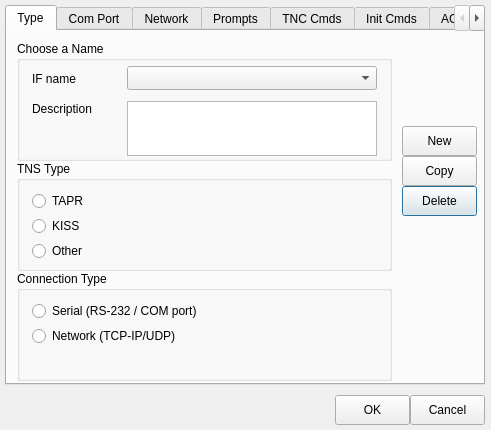
<?xml version="1.0" encoding="UTF-8"?>
<ui version="4.0">
 <class>InterfaceDialogClass</class>
 <widget class="QDialog" name="InterfaceDialogClass">
  <property name="geometry">
   <rect>
    <x>0</x>
    <y>0</y>
    <width>491</width>
    <height>430</height>
   </rect>
  </property>
  <property name="windowTitle">
   <string>InterfaceDialog</string>
  </property>
  <widget class="QTabWidget" name="tabWidget">
   <property name="geometry">
    <rect>
     <x>5</x>
     <y>5</y>
     <width>480</width>
     <height>380</height>
    </rect>
   </property>
   <property name="currentIndex">
    <number>0</number>
   </property>
   <widget class="QWidget" name="tab">
    <attribute name="title">
     <string>Type</string>
    </attribute>
    <widget class="QGroupBox" name="groupBox">
     <property name="geometry">
      <rect>
       <x>10</x>
       <y>10</y>
       <width>375</width>
       <height>120</height>
      </rect>
     </property>
     <property name="title">
      <string>Choose a Name</string>
     </property>
     <widget class="QLabel" name="label_18">
      <property name="geometry">
       <rect>
        <x>15</x>
        <y>30</y>
        <width>100</width>
        <height>16</height>
       </rect>
      </property>
      <property name="text">
       <string>IF name</string>
      </property>
     </widget>
     <widget class="QComboBox" name="cInterfaceName">
      <property name="geometry">
       <rect>
        <x>110</x>
        <y>25</y>
        <width>250</width>
        <height>24</height>
       </rect>
      </property>
     </widget>
     <widget class="QLabel" name="label_19">
      <property name="geometry">
       <rect>
        <x>15</x>
        <y>60</y>
        <width>100</width>
        <height>16</height>
       </rect>
      </property>
      <property name="text">
       <string>Description</string>
      </property>
     </widget>
     <widget class="QPlainTextEdit" name="cDescription">
      <property name="geometry">
       <rect>
        <x>110</x>
        <y>60</y>
        <width>250</width>
        <height>55</height>
       </rect>
      </property>
     </widget>
    </widget>
    <widget class="QPushButton" name="cDelete">
     <property name="geometry">
      <rect>
       <x>395</x>
       <y>155</y>
       <width>75</width>
       <height>30</height>
      </rect>
     </property>
     <property name="text">
      <string>Delete</string>
     </property>
    </widget>
    <widget class="QPushButton" name="cCopy">
     <property name="geometry">
      <rect>
       <x>395</x>
       <y>125</y>
       <width>75</width>
       <height>30</height>
      </rect>
     </property>
     <property name="text">
      <string>Copy</string>
     </property>
    </widget>
    <widget class="QPushButton" name="cNew">
     <property name="geometry">
      <rect>
       <x>395</x>
       <y>95</y>
       <width>75</width>
       <height>30</height>
      </rect>
     </property>
     <property name="text">
      <string>New</string>
     </property>
    </widget>
    <widget class="QGroupBox" name="groupBox_9">
     <property name="geometry">
      <rect>
       <x>10</x>
       <y>130</y>
       <width>375</width>
       <height>110</height>
      </rect>
     </property>
     <property name="title">
      <string>TNS Type</string>
     </property>
     <widget class="QRadioButton" name="cTypeTapr">
      <property name="geometry">
       <rect>
        <x>15</x>
        <y>30</y>
        <width>92</width>
        <height>20</height>
       </rect>
      </property>
      <property name="text">
       <string>TAPR</string>
      </property>
     </widget>
     <widget class="QRadioButton" name="cTypeKiss">
      <property name="geometry">
       <rect>
        <x>15</x>
        <y>55</y>
        <width>92</width>
        <height>20</height>
       </rect>
      </property>
      <property name="text">
       <string>KISS</string>
      </property>
     </widget>
     <widget class="QRadioButton" name="cTypeOther">
      <property name="geometry">
       <rect>
        <x>15</x>
        <y>80</y>
        <width>92</width>
        <height>20</height>
       </rect>
      </property>
      <property name="text">
       <string>Other</string>
      </property>
     </widget>
    </widget>
    <widget class="QGroupBox" name="groupBox_10">
     <property name="geometry">
      <rect>
       <x>10</x>
       <y>240</y>
       <width>375</width>
       <height>110</height>
      </rect>
     </property>
     <property name="title">
      <string>Connection Type</string>
     </property>
     <widget class="QRadioButton" name="cConnectionSerial">
      <property name="geometry">
       <rect>
        <x>15</x>
        <y>30</y>
        <width>200</width>
        <height>20</height>
       </rect>
      </property>
      <property name="text">
       <string>Serial (RS-232 / COM port)</string>
      </property>
     </widget>
     <widget class="QRadioButton" name="cConnectionNetwork">
      <property name="geometry">
       <rect>
        <x>15</x>
        <y>55</y>
        <width>200</width>
        <height>20</height>
       </rect>
      </property>
      <property name="text">
       <string>Network (TCP-IP/UDP)</string>
      </property>
     </widget>
    </widget>
   </widget>
   <widget class="QWidget" name="tab_5">
    <attribute name="title">
     <string>Com Port</string>
    </attribute>
    <widget class="QGroupBox" name="groupBox_5">
     <property name="geometry">
      <rect>
       <x>10</x>
       <y>10</y>
       <width>450</width>
       <height>196</height>
      </rect>
     </property>
     <property name="title">
      <string>Comm Port Settings</string>
     </property>
     <widget class="QComboBox" name="cStopBits">
      <property name="geometry">
       <rect>
        <x>110</x>
        <y>125</y>
        <width>90</width>
        <height>24</height>
       </rect>
      </property>
      <item>
       <property name="text">
        <string>1</string>
       </property>
      </item>
      <item>
       <property name="text">
        <string>1.5</string>
       </property>
      </item>
      <item>
       <property name="text">
        <string>2</string>
       </property>
      </item>
     </widget>
     <widget class="QComboBox" name="cComPort">
      <property name="geometry">
       <rect>
        <x>110</x>
        <y>25</y>
        <width>325</width>
        <height>24</height>
       </rect>
      </property>
     </widget>
     <widget class="QLabel" name="label_15">
      <property name="geometry">
       <rect>
        <x>15</x>
        <y>80</y>
        <width>90</width>
        <height>16</height>
       </rect>
      </property>
      <property name="text">
       <string>Parity</string>
      </property>
     </widget>
     <widget class="QLabel" name="label_12">
      <property name="geometry">
       <rect>
        <x>15</x>
        <y>30</y>
        <width>90</width>
        <height>16</height>
       </rect>
      </property>
      <property name="text">
       <string>Com port</string>
      </property>
     </widget>
     <widget class="QComboBox" name="cBaud">
      <property name="geometry">
       <rect>
        <x>110</x>
        <y>50</y>
        <width>90</width>
        <height>24</height>
       </rect>
      </property>
      <item>
       <property name="text">
        <string>110</string>
       </property>
      </item>
      <item>
       <property name="text">
        <string>300</string>
       </property>
      </item>
      <item>
       <property name="text">
        <string>600</string>
       </property>
      </item>
      <item>
       <property name="text">
        <string>1200</string>
       </property>
      </item>
      <item>
       <property name="text">
        <string>2400</string>
       </property>
      </item>
      <item>
       <property name="text">
        <string>4800</string>
       </property>
      </item>
      <item>
       <property name="text">
        <string>9600</string>
       </property>
      </item>
      <item>
       <property name="text">
        <string>14400</string>
       </property>
      </item>
      <item>
       <property name="text">
        <string>19200</string>
       </property>
      </item>
      <item>
       <property name="text">
        <string>38400</string>
       </property>
      </item>
      <item>
       <property name="text">
        <string>57600</string>
       </property>
      </item>
      <item>
       <property name="text">
        <string>115200</string>
       </property>
      </item>
      <item>
       <property name="text">
        <string>128000</string>
       </property>
      </item>
      <item>
       <property name="text">
        <string>256000</string>
       </property>
      </item>
     </widget>
     <widget class="QComboBox" name="cDataBits">
      <property name="geometry">
       <rect>
        <x>110</x>
        <y>100</y>
        <width>90</width>
        <height>24</height>
       </rect>
      </property>
      <item>
       <property name="text">
        <string>5</string>
       </property>
      </item>
      <item>
       <property name="text">
        <string>6</string>
       </property>
      </item>
      <item>
       <property name="text">
        <string>7</string>
       </property>
      </item>
      <item>
       <property name="text">
        <string>8</string>
       </property>
      </item>
     </widget>
     <widget class="QComboBox" name="cParity">
      <property name="geometry">
       <rect>
        <x>110</x>
        <y>75</y>
        <width>90</width>
        <height>24</height>
       </rect>
      </property>
      <item>
       <property name="text">
        <string>Even</string>
       </property>
      </item>
      <item>
       <property name="text">
        <string>Odd</string>
       </property>
      </item>
      <item>
       <property name="text">
        <string>None</string>
       </property>
      </item>
      <item>
       <property name="text">
        <string>Mark</string>
       </property>
      </item>
      <item>
       <property name="text">
        <string>Space</string>
       </property>
      </item>
     </widget>
     <widget class="QLabel" name="label_16">
      <property name="geometry">
       <rect>
        <x>15</x>
        <y>130</y>
        <width>90</width>
        <height>16</height>
       </rect>
      </property>
      <property name="text">
       <string>Stop bits</string>
      </property>
     </widget>
     <widget class="QLabel" name="label_13">
      <property name="geometry">
       <rect>
        <x>15</x>
        <y>55</y>
        <width>90</width>
        <height>16</height>
       </rect>
      </property>
      <property name="text">
       <string>Baud</string>
      </property>
     </widget>
     <widget class="QLabel" name="label_14">
      <property name="geometry">
       <rect>
        <x>15</x>
        <y>105</y>
        <width>90</width>
        <height>16</height>
       </rect>
      </property>
      <property name="text">
       <string>Data bits</string>
      </property>
     </widget>
     <widget class="QComboBox" name="cFlowControl">
      <property name="geometry">
       <rect>
        <x>110</x>
        <y>150</y>
        <width>90</width>
        <height>24</height>
       </rect>
      </property>
      <item>
       <property name="text">
        <string>None</string>
       </property>
      </item>
      <item>
       <property name="text">
        <string>RTS/CTS</string>
       </property>
      </item>
     </widget>
     <widget class="QLabel" name="label_17">
      <property name="geometry">
       <rect>
        <x>15</x>
        <y>155</y>
        <width>90</width>
        <height>16</height>
       </rect>
      </property>
      <property name="text">
       <string>Flow control</string>
      </property>
     </widget>
    </widget>
   </widget>
   <widget class="QWidget" name="tab_7">
    <attribute name="title">
     <string>Network</string>
    </attribute>
    <widget class="QGroupBox" name="groupBox_8">
     <property name="geometry">
      <rect>
       <x>10</x>
       <y>10</y>
       <width>450</width>
       <height>310</height>
      </rect>
     </property>
     <property name="title">
      <string>Network Settings</string>
     </property>
     <widget class="QLineEdit" name="cNetworkPort">
      <property name="geometry">
       <rect>
        <x>110</x>
        <y>55</y>
        <width>150</width>
        <height>22</height>
       </rect>
      </property>
     </widget>
     <widget class="QLabel" name="label_24">
      <property name="geometry">
       <rect>
        <x>15</x>
        <y>35</y>
        <width>100</width>
        <height>16</height>
       </rect>
      </property>
      <property name="text">
       <string>IP address</string>
      </property>
     </widget>
     <widget class="QLineEdit" name="cNetworkIpAddreess">
      <property name="geometry">
       <rect>
        <x>110</x>
        <y>30</y>
        <width>150</width>
        <height>22</height>
       </rect>
      </property>
     </widget>
     <widget class="QLabel" name="label_26">
      <property name="geometry">
       <rect>
        <x>15</x>
        <y>60</y>
        <width>100</width>
        <height>16</height>
       </rect>
      </property>
      <property name="text">
       <string>Port</string>
      </property>
     </widget>
    </widget>
   </widget>
   <widget class="QWidget" name="tab_2">
    <attribute name="title">
     <string>Prompts</string>
    </attribute>
    <widget class="QGroupBox" name="groupBox_2">
     <property name="geometry">
      <rect>
       <x>10</x>
       <y>10</y>
       <width>450</width>
       <height>136</height>
      </rect>
     </property>
     <property name="title">
      <string>Prompts</string>
     </property>
     <widget class="QLabel" name="label_3">
      <property name="geometry">
       <rect>
        <x>15</x>
        <y>30</y>
        <width>95</width>
        <height>16</height>
       </rect>
      </property>
      <property name="text">
       <string>Command</string>
      </property>
     </widget>
     <widget class="QLabel" name="label_4">
      <property name="geometry">
       <rect>
        <x>15</x>
        <y>55</y>
        <width>95</width>
        <height>16</height>
       </rect>
      </property>
      <property name="text">
       <string>Timeout</string>
      </property>
     </widget>
     <widget class="QLabel" name="label_5">
      <property name="geometry">
       <rect>
        <x>15</x>
        <y>80</y>
        <width>95</width>
        <height>16</height>
       </rect>
      </property>
      <property name="text">
       <string>Connected</string>
      </property>
     </widget>
     <widget class="QLineEdit" name="cPromptCommand">
      <property name="geometry">
       <rect>
        <x>110</x>
        <y>25</y>
        <width>150</width>
        <height>22</height>
       </rect>
      </property>
     </widget>
     <widget class="QLineEdit" name="cPromptTimeout">
      <property name="geometry">
       <rect>
        <x>110</x>
        <y>50</y>
        <width>150</width>
        <height>22</height>
       </rect>
      </property>
     </widget>
     <widget class="QLineEdit" name="cPromptConnected">
      <property name="geometry">
       <rect>
        <x>110</x>
        <y>75</y>
        <width>150</width>
        <height>22</height>
       </rect>
      </property>
     </widget>
     <widget class="QLabel" name="label_6">
      <property name="geometry">
       <rect>
        <x>15</x>
        <y>105</y>
        <width>95</width>
        <height>16</height>
       </rect>
      </property>
      <property name="text">
       <string>Disconnected</string>
      </property>
     </widget>
     <widget class="QLineEdit" name="cPromptDisconnected">
      <property name="geometry">
       <rect>
        <x>110</x>
        <y>100</y>
        <width>150</width>
        <height>22</height>
       </rect>
      </property>
     </widget>
    </widget>
   </widget>
   <widget class="QWidget" name="tab_3">
    <attribute name="title">
     <string>TNC Cmds</string>
    </attribute>
    <widget class="QGroupBox" name="groupBox_3">
     <property name="geometry">
      <rect>
       <x>10</x>
       <y>10</y>
       <width>450</width>
       <height>171</height>
      </rect>
     </property>
     <property name="title">
      <string>Commands</string>
     </property>
     <widget class="QLabel" name="label_7">
      <property name="geometry">
       <rect>
        <x>10</x>
        <y>25</y>
        <width>90</width>
        <height>22</height>
       </rect>
      </property>
      <property name="text">
       <string>Mycall</string>
      </property>
     </widget>
     <widget class="QLabel" name="label_8">
      <property name="geometry">
       <rect>
        <x>10</x>
        <y>50</y>
        <width>90</width>
        <height>22</height>
       </rect>
      </property>
      <property name="text">
       <string>Connect</string>
      </property>
     </widget>
     <widget class="QLabel" name="label_9">
      <property name="geometry">
       <rect>
        <x>10</x>
        <y>75</y>
        <width>90</width>
        <height>22</height>
       </rect>
      </property>
      <property name="text">
       <string>Retry</string>
      </property>
     </widget>
     <widget class="QLabel" name="label_10">
      <property name="geometry">
       <rect>
        <x>10</x>
        <y>100</y>
        <width>90</width>
        <height>22</height>
       </rect>
      </property>
      <property name="text">
       <string>Convers</string>
      </property>
     </widget>
     <widget class="QLabel" name="label_11">
      <property name="geometry">
       <rect>
        <x>10</x>
        <y>125</y>
        <width>90</width>
        <height>22</height>
       </rect>
      </property>
      <property name="text">
       <string>DayTime</string>
      </property>
     </widget>
     <widget class="QLineEdit" name="cCommandMyCall">
      <property name="geometry">
       <rect>
        <x>100</x>
        <y>25</y>
        <width>113</width>
        <height>22</height>
       </rect>
      </property>
     </widget>
     <widget class="QLineEdit" name="cCommandConnect">
      <property name="geometry">
       <rect>
        <x>100</x>
        <y>50</y>
        <width>113</width>
        <height>22</height>
       </rect>
      </property>
     </widget>
     <widget class="QLineEdit" name="cCommandRetry">
      <property name="geometry">
       <rect>
        <x>100</x>
        <y>75</y>
        <width>113</width>
        <height>22</height>
       </rect>
      </property>
     </widget>
     <widget class="QLineEdit" name="cCommandConvers">
      <property name="geometry">
       <rect>
        <x>100</x>
        <y>100</y>
        <width>113</width>
        <height>22</height>
       </rect>
      </property>
     </widget>
     <widget class="QLineEdit" name="cCommandDayTime">
      <property name="geometry">
       <rect>
        <x>100</x>
        <y>125</y>
        <width>113</width>
        <height>22</height>
       </rect>
      </property>
     </widget>
    </widget>
    <widget class="QGroupBox" name="groupBox_7">
     <property name="geometry">
      <rect>
       <x>10</x>
       <y>180</y>
       <width>450</width>
       <height>81</height>
      </rect>
     </property>
     <property name="title">
      <string>TNC Command Prefix</string>
     </property>
     <widget class="QCheckBox" name="cIncludeCommandPrefix">
      <property name="geometry">
       <rect>
        <x>10</x>
        <y>30</y>
        <width>230</width>
        <height>22</height>
       </rect>
      </property>
      <property name="text">
       <string>Include TNC command prefix</string>
      </property>
     </widget>
     <widget class="QLineEdit" name="cCommandPrefix">
      <property name="geometry">
       <rect>
        <x>240</x>
        <y>30</y>
        <width>35</width>
        <height>22</height>
       </rect>
      </property>
     </widget>
     <widget class="QLabel" name="label_20">
      <property name="geometry">
       <rect>
        <x>285</x>
        <y>30</y>
        <width>145</width>
        <height>22</height>
       </rect>
      </property>
      <property name="text">
       <string>(single number only)</string>
      </property>
     </widget>
    </widget>
   </widget>
   <widget class="QWidget" name="tab_4">
    <attribute name="title">
     <string>Init Cmds</string>
    </attribute>
    <widget class="QGroupBox" name="groupBox_4">
     <property name="geometry">
      <rect>
       <x>10</x>
       <y>10</y>
       <width>450</width>
       <height>330</height>
      </rect>
     </property>
     <property name="title">
      <string>Initialization Commands</string>
     </property>
     <widget class="QRadioButton" name="cNeverSendInitCommands">
      <property name="geometry">
       <rect>
        <x>10</x>
        <y>25</y>
        <width>425</width>
        <height>20</height>
       </rect>
      </property>
      <property name="text">
       <string>Never send TNC initalization commands</string>
      </property>
     </widget>
     <widget class="QRadioButton" name="cAlwaysSendInitCommands">
      <property name="geometry">
       <rect>
        <x>10</x>
        <y>50</y>
        <width>425</width>
        <height>40</height>
       </rect>
      </property>
      <property name="text">
       <string>Send TNC initialization commands for every
Send/Recevive (S/R) session</string>
      </property>
     </widget>
     <widget class="QLabel" name="label">
      <property name="geometry">
       <rect>
        <x>15</x>
        <y>105</y>
        <width>175</width>
        <height>16</height>
       </rect>
      </property>
      <property name="text">
       <string>Cmds to send before S/R</string>
      </property>
     </widget>
     <widget class="QLabel" name="label_2">
      <property name="geometry">
       <rect>
        <x>230</x>
        <y>105</y>
        <width>175</width>
        <height>16</height>
       </rect>
      </property>
      <property name="text">
       <string>Cmds to send after S/R</string>
      </property>
     </widget>
     <widget class="QPlainTextEdit" name="cCommandsBefore">
      <property name="geometry">
       <rect>
        <x>20</x>
        <y>130</y>
        <width>150</width>
        <height>185</height>
       </rect>
      </property>
     </widget>
     <widget class="QPlainTextEdit" name="cCommandsAfter">
      <property name="geometry">
       <rect>
        <x>235</x>
        <y>130</y>
        <width>150</width>
        <height>185</height>
       </rect>
      </property>
     </widget>
    </widget>
   </widget>
   <widget class="QWidget" name="tab_6">
    <attribute name="title">
     <string>AGWPE</string>
    </attribute>
    <widget class="QGroupBox" name="groupBox_6">
     <property name="geometry">
      <rect>
       <x>10</x>
       <y>10</y>
       <width>450</width>
       <height>310</height>
      </rect>
     </property>
     <property name="title">
      <string>GroupBox</string>
     </property>
    </widget>
   </widget>
  </widget>
  <widget class="QPushButton" name="cOK">
   <property name="geometry">
    <rect>
     <x>335</x>
     <y>395</y>
     <width>75</width>
     <height>30</height>
    </rect>
   </property>
   <property name="text">
    <string>OK</string>
   </property>
  </widget>
  <widget class="QPushButton" name="cCancel">
   <property name="geometry">
    <rect>
     <x>410</x>
     <y>395</y>
     <width>75</width>
     <height>30</height>
    </rect>
   </property>
   <property name="text">
    <string>Cancel</string>
   </property>
  </widget>
 </widget>
 <layoutdefault spacing="6" margin="11"/>
 <tabstops>
  <tabstop>tabWidget</tabstop>
  <tabstop>cFlowControl</tabstop>
  <tabstop>cPromptCommand</tabstop>
  <tabstop>cPromptTimeout</tabstop>
  <tabstop>cPromptConnected</tabstop>
  <tabstop>cPromptDisconnected</tabstop>
  <tabstop>cCommandMyCall</tabstop>
  <tabstop>cCommandConnect</tabstop>
  <tabstop>cCommandRetry</tabstop>
  <tabstop>cCommandConvers</tabstop>
  <tabstop>cCommandDayTime</tabstop>
  <tabstop>cNeverSendInitCommands</tabstop>
  <tabstop>cAlwaysSendInitCommands</tabstop>
  <tabstop>cComPort</tabstop>
  <tabstop>cBaud</tabstop>
  <tabstop>cParity</tabstop>
  <tabstop>cDataBits</tabstop>
  <tabstop>cStopBits</tabstop>
 </tabstops>
 <resources/>
 <connections>
  <connection>
   <sender>cOK</sender>
   <signal>clicked()</signal>
   <receiver>InterfaceDialogClass</receiver>
   <slot>accept()</slot>
   <hints>
    <hint type="sourcelabel">
     <x>409</x>
     <y>404</y>
    </hint>
    <hint type="destinationlabel">
     <x>344</x>
     <y>401</y>
    </hint>
   </hints>
  </connection>
  <connection>
   <sender>cCancel</sender>
   <signal>clicked()</signal>
   <receiver>InterfaceDialogClass</receiver>
   <slot>reject()</slot>
   <hints>
    <hint type="sourcelabel">
     <x>484</x>
     <y>404</y>
    </hint>
    <hint type="destinationlabel">
     <x>489</x>
     <y>404</y>
    </hint>
   </hints>
  </connection>
 </connections>
</ui>
